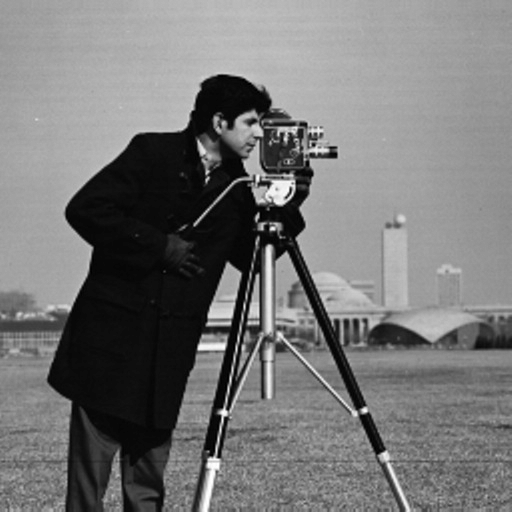
#> input picture test_image.png, 512 x 512 px
$ python hw2p1.py
#> lines starting #> are read from the running program, lines starting #| are printed output that depends on the picture
# dimensions = 512 x 512
# the sequence becomes our "samples"
# since its only 2 dims, we will use (x, y) coords.
# for x, we will use phi_2 and y phi_3 (2, 3 are primes)

def reverse_bits(num, base):
    reversed_bits = ""
    while (num/base > 0):
        reversed_bits += str(num % base)
        num //= base # floor division
    return reversed_bits

def convert_to_base_10(bits, base):
    current_val = 1/base
    total = 0.0
    for c in bits:
        total += int(c) * current_val
        current_val /= base
    return total


def generate_halton_samples(num_samples):
    x = []
    y = []
    for idx in range(1, num_samples):
        x_val = convert_to_base_10(reverse_bits(idx, 2), 2) * 512
        y_val = convert_to_base_10(reverse_bits(idx, 3), 3) * 512
        x.append(x_val)
        y.append(y_val)
    return x,y


def load_image_into_pixel_array(image_path : str):
    from PIL import Image
    im = Image.open(image_path)
    im = im.convert('RGB')
    im.load()
    return im

def get_color_value(pixels, x, y):
    return pixels.getpixel((int(x), 512-int(y)-1))

from tkinter import Image
import numpy as np
import matplotlib.pyplot as plt

import scipy.stats.qmc as qmc

def generate_hammersley_samples(num_samples):
    # hammersley is just halton but with a linear sweep for the nth dimension
    x = []
    y = []
    for idx in range(1, num_samples):
        x_val = convert_to_base_10(reverse_bits(idx, 2), 2) * 512
        y_val = idx/num_samples * 512
        x.append(x_val)
        y.append(y_val)
    return x,y

def plot_hammersley_sequence(num_samples, radius):
    x,y = generate_hammersley_samples(num_samples)

    # star discrepancy
    space = np.array([[a,b] for a,b in zip(x,y)])
    l_bounds = [0.0, 0.0]
    u_bounds = [512.0, 512.0]
    space = qmc.scale(space, l_bounds, u_bounds, reverse=True) # scale down to unit cube (normalize between 0 and 1)
    print(qmc.discrepancy(space, method='L2-star'))

    # plot
    image = load_image_into_pixel_array('test_image.png')
#> in load_image_into_pixel_array, im is the input picture: PIL image 512x512 P; min 0, max 255, mean 118

    C = [(get_color_value(image, a, b)) for a,b in zip(x,y)]
#> C = 499 items, first 6: (129, 129, 129), (12, 12, 12), (112, 112, 112), (120, 120, 120), (155, 155, 155), (80, 80, 80)
    C = [(c[0]/255.0, c[1]/255.0, c[2]/255.0) for c in C] # normalize between 0 and 1 for RGB values
#> C = 499 items, first 6: (0.506, 0.506, 0.506), (0.0471, 0.0471, 0.0471), (0.439, 0.439, 0.439), (0.471, 0.471, 0.471), (0.608, 0.608, 0.608), (0.314, 0.314, 0.314)
    C = np.array(C)
#> C = 499 rows, first 8: [0.506, 0.506, 0.506], [0.0471, 0.0471, 0.0471], [0.439, 0.439, 0.439], [0.471, 0.471, 0.471], [0.608, 0.608, 0.608], [0.314, 0.314, 0.314], [0.361, 0.361, 0.361], [0.486, 0.486, 0.486]

    fig = plt.figure()
    ax = fig.add_subplot(111)
    ax.scatter(x, y, c=C, s=radius)

    plt.show()
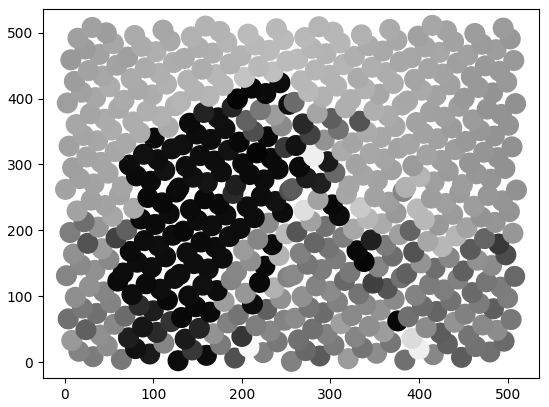
#> figure drawn by matplotlib, 1 panel

plot_hammersley_sequence(500, 200.0)

def plot_halton_sequence(num_samples : int, radius : float):
#> called with num_samples = 500, radius = 23
    x,y = generate_halton_samples(num_samples)

    # star discrepancy
    space = np.array([[a,b] for a,b in zip(x,y)])
    l_bounds = [0.0, 0.0]
    u_bounds = [512.0, 512.0]
    space = qmc.scale(space, l_bounds, u_bounds, reverse=True) # scale down to unit cube (normalize between 0 and 1)
    print(qmc.discrepancy(space, method='L2-star'))

    # plot
    image = load_image_into_pixel_array('test_image.png')

    C = [(get_color_value(image, a, b)) for a,b in zip(x,y)]
#> C = 499 items, first 6: (36, 36, 36), (12, 12, 12), (237, 237, 237), (167, 167, 167), (177, 177, 177), (143, 143, 143)
    C = [(c[0]/255.0, c[1]/255.0, c[2]/255.0) for c in C] # normalize between 0 and 1 for RGB values
#> C = 499 items, first 6: (0.141, 0.141, 0.141), (0.0471, 0.0471, 0.0471), (0.929, 0.929, 0.929), (0.655, 0.655, 0.655), (0.694, 0.694, 0.694), (0.561, 0.561, 0.561)
    C = np.array(C)
#> C = 499 rows, first 8: [0.141, 0.141, 0.141], [0.0471, 0.0471, 0.0471], [0.929, 0.929, 0.929], [0.655, 0.655, 0.655], [0.694, 0.694, 0.694], [0.561, 0.561, 0.561], [0.608, 0.608, 0.608], [0.631, 0.631, 0.631]

    fig = plt.figure()
    ax = fig.add_subplot(111)
    ax.scatter(x, y, c=C, s=radius)

    plt.show()
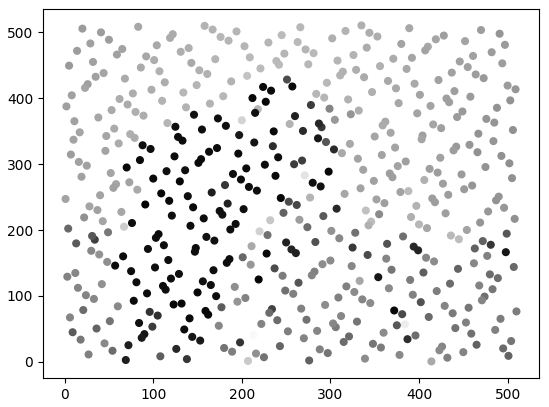
#> figure drawn by matplotlib, 1 panel

### end fig 1

### begin fig 2, voronoi diagram
from scipy.spatial import Voronoi, voronoi_plot_2d

def plot_voronoi(num_samples):
#> called with num_samples = 100
    x,y = generate_halton_samples(num_samples)

    # star discrepancy

    space = np.array([[a,b] for a,b in zip(x,y)])
    l_bounds = [0.0, 0.0]
    u_bounds = [512.0, 512.0]
    space = qmc.scale(space, l_bounds, u_bounds, reverse=True) # scale down to unit cube (normalize between 0 and 1)
    print(qmc.discrepancy(space, method='L2-star'))

    # plot

    points = np.array([(a, b) for a,b in zip(x,y)])

    vor = Voronoi(points)

    import matplotlib.image as mpimg
    from PIL import ImageOps
    img = mpimg.imread('test_image.png')
    fig = voronoi_plot_2d(vor, line_colors='r', show_vertices=False)
    plt.imshow(img, origin='upper')
    plt.show()
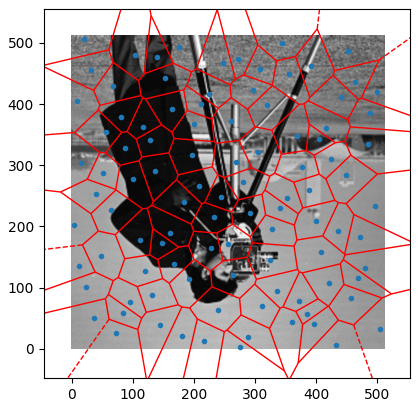
#> figure drawn by matplotlib, 1 panel

plot_halton_sequence(500, 23.0)
plot_voronoi(100)
